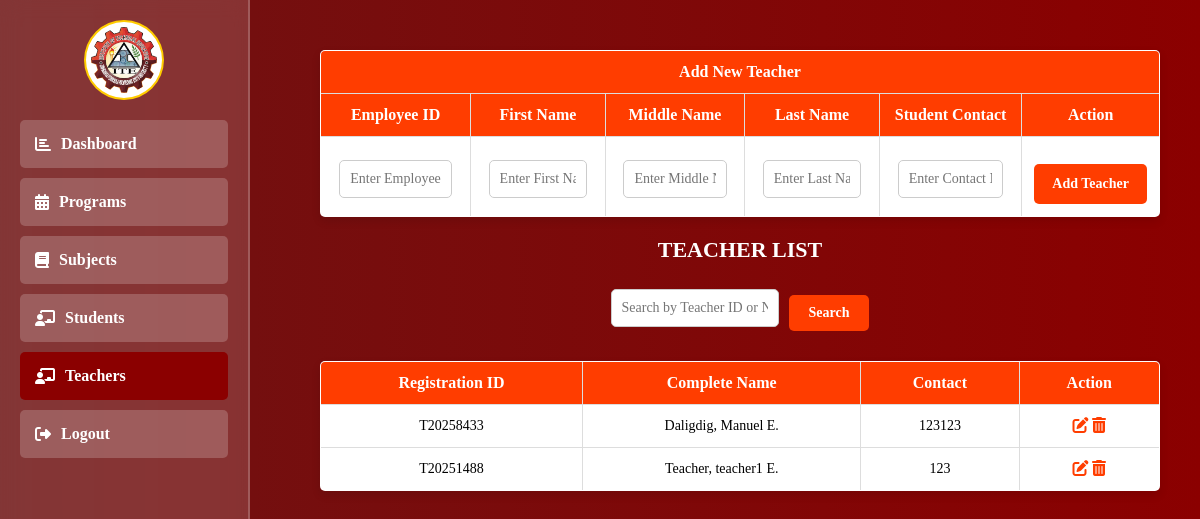
Page /admin/teachers.php (signed in) on the earlier database version.
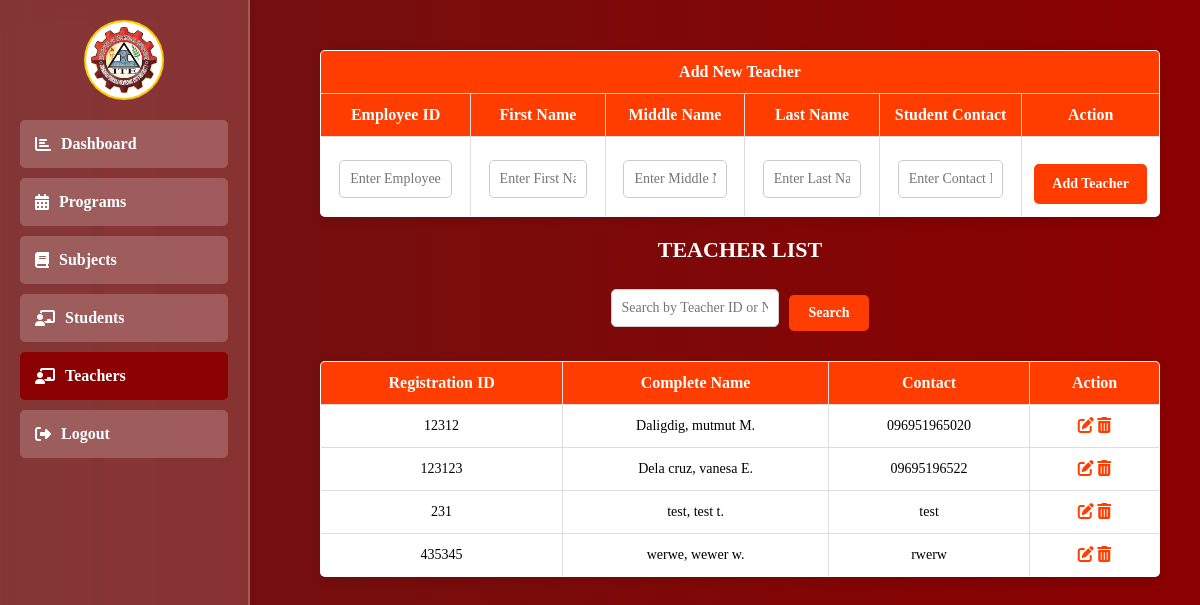
Same page on the later database version.
### tables this page shows
CREATE TABLE `teachers` (
  `id` int(11) NOT NULL,
  `teacher_code` varchar(255) NOT NULL,
  `fname` varchar(50) NOT NULL,
  `mname` varchar(50) NOT NULL,
  `lname` varchar(50) NOT NULL,
  `profile` varchar(100) NOT NULL,
  `assign` varchar(50) NOT NULL,
  `contact` varchar(50) NOT NULL,
  `section` varchar(20) NOT NULL,
  `verify` varchar(20) NOT NULL
);

### admin/admin_function.php (called while the page is built, shortened)
<?php
include "../db_connect.php";
function TeacherNonAct()
{
    global $pdo;
    try {
        $stmt = $pdo->prepare("SELECT * FROM teachers");
        $stmt->execute();
        return $teachers = $stmt->fetchAll(PDO::FETCH_ASSOC);
    } catch (PDOException $e) {
        echo 'ERROR: ' . $e->getMessage();
    }
}
?>

### admin/teachers.php (the view, shortened to what the changed rows need)
<?php
include "../db_connect.php";
include "./admin_function.php";
?>
<head>
    <link rel="stylesheet" href="https://cdnjs.cloudflare.com/ajax/libs/font-awesome/6.2.0/css/all.css">
</head>
<div>
    <div class="content">
        <div class="dashboard-container">
            <form action="teachers.php" method="post">
                <table border="1" cellpadding="5" cellspacing="0">
                    <thead>
                        <tr>
                            <th colspan="6">Add New Teacher</th>
                        </tr>
                    </thead>
                    <thead>
                        <tr>
                            <th>Employee ID</th>
                            <th>First Name</th>
                            <th>Middle Name</th>
                            <th>Last Name</th>
                            <th>Student Contact</th>
                            <th>Action</th>
                        </tr>
                    </thead>
                </table>
            </form>
            <div class="right-content">
                <h2>Teacher List</h2>
                <table border="1" cellpadding="6" cellspacing="0">
                    <thead>
                        <tr>
                            <th>Registration ID</th>
                            <th>Complete Name</th>
                            <th>Contact</th>
                            <th>Action</th>
                        </tr>
                    </thead>
                    <tbody>
                        <?php
                        $teachers = TeacherNonAct();
                        if (!empty($teachers)) {
                            foreach ($teachers as $teacher) {
                                echo "<tr>
                        <td>{$teacher['teacher_code']}</td>
                        <td>{$teacher['lname']}, {$teacher['fname']} " . (!empty($teacher['mname']) ? $teacher['mname'][0] . '.' : '') . "</td>
                        <td>{$teacher['contact']}</td>
                        <td>
                            <a href='edit_teacher.php?teacher_code={$teacher['teacher_code']}&fname={$teacher['fname']}&lname={$teacher['lname']}&mname={$teacher['mname']}&contact={$teacher['contact']}&section={$teacher['section']}&profile={$teacher['profile']}'>
                                <i class='fas fa-edit'></i>
                            </a>
                            <a onclick=\"return confirm('Are you sure you want to delete this teacher?')\" href='teachers.php?teacher_code={$teacher['teacher_code']}'>
                                <i class='fas fa-trash-alt'></i>
                            </a>
                        </td>
                    </tr>";
                            }
                        }
                        ?>
                    </tbody>
                </table>
            </div>
        </div>
    </div>
</div>

Differences in the rows shown:
removed teachers: teacher_code "T20258433", lname "Daligdig", fname "Manuel", mname "E", contact "123123"
removed teachers: teacher_code "T20251488", lname "Teacher", fname "teacher1", mname "E", contact "123"
added teachers: teacher_code "12312", lname "Daligdig", fname "mutmut", mname "M", contact "096951965020"
added teachers: teacher_code "123123", lname "Dela cruz", fname "vanesa", mname "E", contact "09695196522"
added teachers: teacher_code "231", lname "test", fname "test", mname "t", contact "test"
added teachers: teacher_code "435345", lname "werwe", fname "wewer", mname "w", contact "rwerw"
